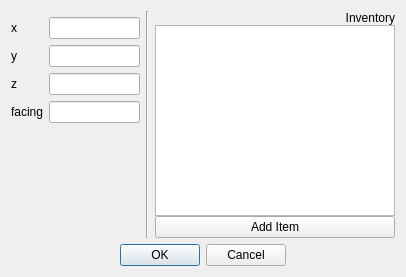
<?xml version="1.0" encoding="UTF-8"?>
<ui version="4.0">
 <class>PlayerDialog</class>
 <widget class="QDialog" name="PlayerDialog">
  <property name="geometry">
   <rect>
    <x>0</x>
    <y>0</y>
    <width>406</width>
    <height>277</height>
   </rect>
  </property>
  <property name="windowTitle">
   <string>Dialog</string>
  </property>
  <layout class="QGridLayout" name="gridLayout">
   <item row="7" column="0" colspan="4">
    <widget class="QDialogButtonBox" name="buttonBox">
     <property name="orientation">
      <enum>Qt::Horizontal</enum>
     </property>
     <property name="standardButtons">
      <set>QDialogButtonBox::Cancel|QDialogButtonBox::Ok</set>
     </property>
     <property name="centerButtons">
      <bool>true</bool>
     </property>
    </widget>
   </item>
   <item row="5" column="0">
    <spacer name="verticalSpacer_2">
     <property name="orientation">
      <enum>Qt::Vertical</enum>
     </property>
     <property name="sizeHint" stdset="0">
      <size>
       <width>20</width>
       <height>40</height>
      </size>
     </property>
    </spacer>
   </item>
   <item row="4" column="1">
    <widget class="QLineEdit" name="facing"/>
   </item>
   <item row="4" column="0">
    <widget class="QLabel" name="label_4">
     <property name="text">
      <string>facing</string>
     </property>
    </widget>
   </item>
   <item row="3" column="1">
    <widget class="QLineEdit" name="z"/>
   </item>
   <item row="3" column="0">
    <widget class="QLabel" name="label_3">
     <property name="text">
      <string>z</string>
     </property>
    </widget>
   </item>
   <item row="2" column="1">
    <widget class="QLineEdit" name="y"/>
   </item>
   <item row="1" column="1">
    <widget class="QLineEdit" name="x"/>
   </item>
   <item row="2" column="0">
    <widget class="QLabel" name="label_2">
     <property name="text">
      <string>y</string>
     </property>
    </widget>
   </item>
   <item row="1" column="0">
    <widget class="QLabel" name="label">
     <property name="text">
      <string>x</string>
     </property>
    </widget>
   </item>
   <item row="0" column="3" rowspan="6">
    <widget class="QFrame" name="frame">
     <property name="frameShape">
      <enum>QFrame::NoFrame</enum>
     </property>
     <property name="frameShadow">
      <enum>QFrame::Plain</enum>
     </property>
     <layout class="QVBoxLayout" name="verticalLayout">
      <property name="spacing">
       <number>0</number>
      </property>
      <property name="margin">
       <number>0</number>
      </property>
      <item>
       <widget class="QLabel" name="label_5">
        <property name="text">
         <string>Inventory</string>
        </property>
        <property name="alignment">
         <set>Qt::AlignRight|Qt::AlignTrailing|Qt::AlignVCenter</set>
        </property>
       </widget>
      </item>
      <item>
       <widget class="QListWidget" name="inventory"/>
      </item>
      <item>
       <widget class="QPushButton" name="addInvItem">
        <property name="text">
         <string>Add Item</string>
        </property>
       </widget>
      </item>
     </layout>
    </widget>
   </item>
   <item row="0" column="2" rowspan="6">
    <widget class="Line" name="line">
     <property name="orientation">
      <enum>Qt::Vertical</enum>
     </property>
    </widget>
   </item>
  </layout>
 </widget>
 <resources/>
 <connections>
  <connection>
   <sender>buttonBox</sender>
   <signal>accepted()</signal>
   <receiver>PlayerDialog</receiver>
   <slot>accept()</slot>
   <hints>
    <hint type="sourcelabel">
     <x>248</x>
     <y>254</y>
    </hint>
    <hint type="destinationlabel">
     <x>157</x>
     <y>274</y>
    </hint>
   </hints>
  </connection>
  <connection>
   <sender>buttonBox</sender>
   <signal>rejected()</signal>
   <receiver>PlayerDialog</receiver>
   <slot>reject()</slot>
   <hints>
    <hint type="sourcelabel">
     <x>316</x>
     <y>260</y>
    </hint>
    <hint type="destinationlabel">
     <x>286</x>
     <y>274</y>
    </hint>
   </hints>
  </connection>
 </connections>
</ui>
